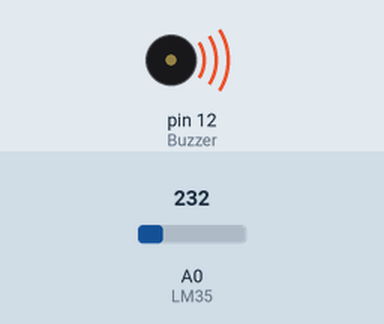
A sketch run on a simulated Arduino Uno, built with avr-gcc and run on an emulated ATmega328P. Shown: buzzer (waves = sounding, pin HIGH). The inputs (shaded band) are chosen by the test bench; at power-on: A0 (LM35) = 232.

Above: at 1.2 s.
1.3 s: A0 (LM35) set to 266
2.8 s: A0 (LM35) set to 287
At 3.3 s:
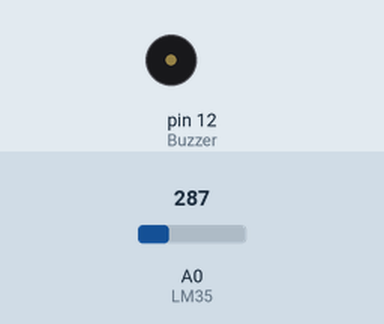
4.3 s: A0 (LM35) set to 250
At 5.5 s:
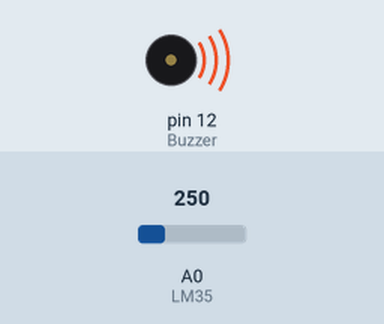
5.8 s: A0 (LM35) set to 290
At 6.8 s:
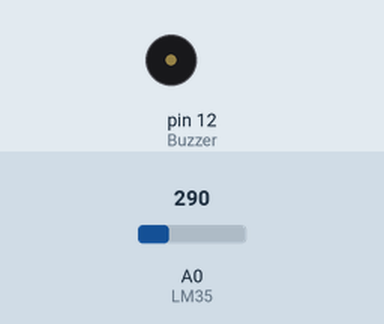
Timing chart, 0 to 8.3 s (numbered marks = the images above; inputs shaded):
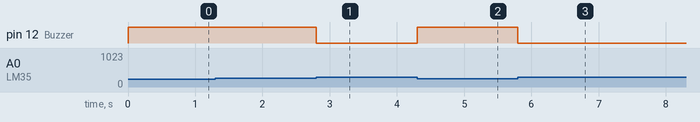

Measured:
- the behaviour switches between 278 and 279 on A0 (LM35) (found by bisection; images 0 and 1)
- after the input at 1.3 s, every drawn part: stays the same
- after the input at 2.8 s, pin 12 (Buzzer): HIGH → LOW at once
- after the input at 4.3 s, pin 12 (Buzzer): LOW → HIGH at once
- after the input at 5.8 s, pin 12 (Buzzer): HIGH → LOW at once

The sketch:

lm35_buzzer.ino
```cpp
/*
*Este projeto foi feito utilizando a apostila da Robocore.
*Função: utiliza um sensor de temperatura e um buzzer,
*emite um aviso sonoro caso a temperatura seja menor que 30 graus celcius
*/

const int LM35 = 0;
const int Buzzer = 12;

float temperatura = 0;
int ADClido = 0;

void setup(){
  analogReference(INTERNAL);
  pinMode(Buzzer, OUTPUT);
}

void loop(){
  ADClido = analogRead(LM35);
  temperatura = ADClido * 0.1075268817204301;
  if(temperatura < 30){
    digitalWrite(Buzzer, HIGH);
  }else{
    digitalWrite(Buzzer, LOW);
  }
}
```
